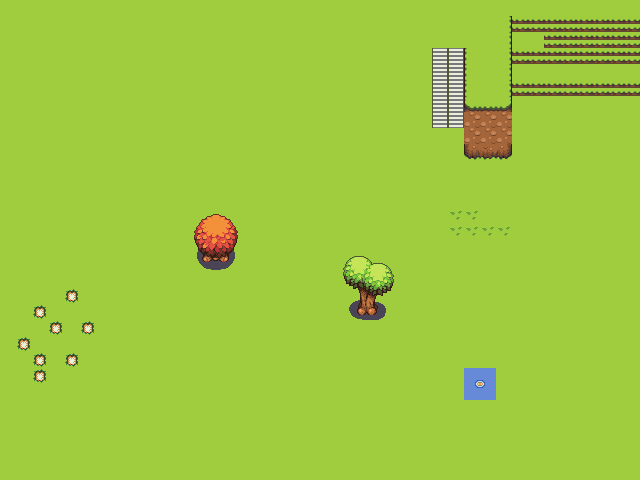

This game map was drawn from its Tiled (.tmx) file and the tilesets committed beside it. A one-line description and the trimmed map source follow:
An orthogonal 40x30 tile map with 16x16 px tiles, 3 tile layers (Background, Terrain, Trees).

<map version="1.10" tiledversion="1.10.1" orientation="orthogonal" renderorder="right-down" width="40" height="30" tilewidth="16" tileheight="16" infinite="0" nextlayerid="5" nextobjectid="1">
 <tileset firstgid="1" name="tileset" tilewidth="16" tileheight="16" tilecount="2112" columns="33">
  <image source="tileset.png" trans="000000" width="528" height="1024" />
 </tileset>
 <layer id="2" name="Background" width="40" height="30">
  <data>[1200 cells, 1200 non-empty, 1 distinct tile ids]</data>
 </layer>
 <layer id="3" name="Terrain" width="40" height="30">
  <data>[1200 cells, 280 non-empty, 19 distinct tile ids]</data>
 </layer>
 <layer id="4" name="Trees" width="40" height="30">
  <data>[1200 cells, 27 non-empty, 27 distinct tile ids]</data>
 </layer>
</map>
